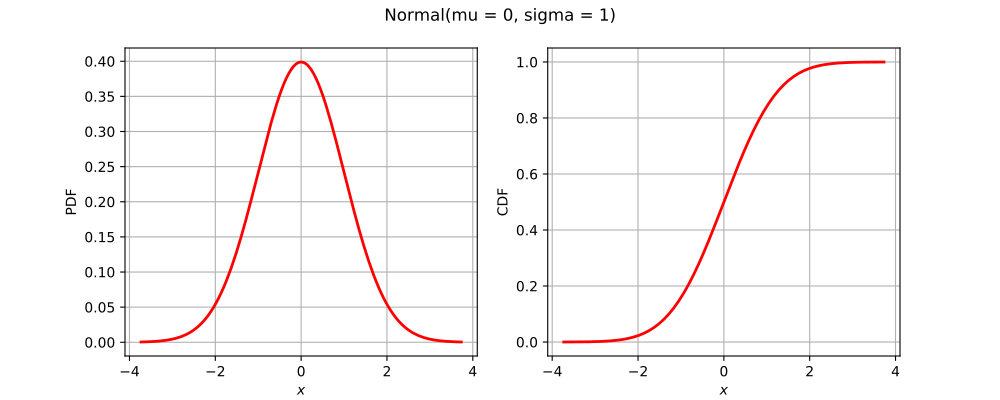

This figure's Python source:
import openturns as ot
from matplotlib import pyplot as plt
from openturns.viewer import View
if ot.Normal().__class__.__name__ == 'Bernoulli':
    distribution = ot.Bernoulli(0.7)
elif ot.Normal().__class__.__name__ == 'Binomial':
    distribution = ot.Binomial(5, 0.2)
elif ot.Normal().__class__.__name__ == 'Hypergeometric':
    distribution = ot.Hypergeometric(10, 4, 7)
elif ot.Normal().__class__.__name__ == 'CumulativeDistributionNetwork':
    coll = [ot.Normal(2),ot.Dirichlet([0.5, 1.0, 1.5])]
    distribution = ot.CumulativeDistributionNetwork(coll, ot.BipartiteGraph([[0,1], [0,1]]))
elif ot.Normal().__class__.__name__ == 'Histogram':
    distribution = ot.Histogram([-1.0, 0.5, 1.0, 2.0], [0.45, 0.4, 0.15])
elif ot.Normal().__class__.__name__ == 'KernelMixture':
    kernel = ot.Uniform()
    sample = ot.Normal().getSample(5)
    bandwith = [1.0]
    distribution = ot.KernelMixture(kernel, bandwith, sample)
elif ot.Normal().__class__.__name__ == 'MaximumDistribution':
    coll = [ot.Uniform(2.5, 3.5), ot.LogUniform(1.0, 1.2), ot.Triangular(2.0, 3.0, 4.0)]
    distribution = ot.MaximumDistribution(coll)
elif ot.Normal().__class__.__name__ == 'Multinomial':
    distribution = ot.Multinomial(5, [0.2])
elif ot.Normal().__class__.__name__ == 'RandomMixture':
    coll = [ot.Triangular(0.0, 1.0, 5.0), ot.Uniform(-2.0, 2.0)]
    weights = [0.8, 0.2]
    cst = 3.0
    distribution = ot.RandomMixture(coll, weights, cst)
elif ot.Normal().__class__.__name__ == 'TruncatedDistribution':
    distribution = ot.TruncatedDistribution(ot.Normal(2.0, 1.5), 1.0, 4.0)
elif ot.Normal().__class__.__name__ == 'UserDefined':
    distribution = ot.UserDefined([[0.0], [1.0], [2.0]], [0.2, 0.7, 0.1])
elif ot.Normal().__class__.__name__ == 'ZipfMandelbrot':
    distribution = ot.ZipfMandelbrot(10, 2.5, 0.3)
else:
    distribution = ot.Normal()
dimension = distribution.getDimension()
title = str(distribution)[:100].split('\n')[0]
if dimension == 1:
    distribution.setDescription(['$x$'])
    pdf_graph = distribution.drawPDF()
    cdf_graph = distribution.drawCDF()
    fig = plt.figure(figsize=(10, 4))
    pdf_axis = fig.add_subplot(121)
    cdf_axis = fig.add_subplot(122)
    View(pdf_graph, figure=fig, axes=[pdf_axis], add_legend=False)
    View(cdf_graph, figure=fig, axes=[cdf_axis], add_legend=False)
    fig.suptitle(title)
elif dimension == 2:
    distribution.setDescription(['$x_1$', '$x_2$'])
    pdf_graph = distribution.drawPDF()
    pdf_graph.setTitle(title)
    fig = plt.figure(figsize=(10, 5))
    pdf_axis = fig.add_subplot(111)
    View(pdf_graph, figure=fig, axes=[pdf_axis], add_legend=False, square_axes=False)
